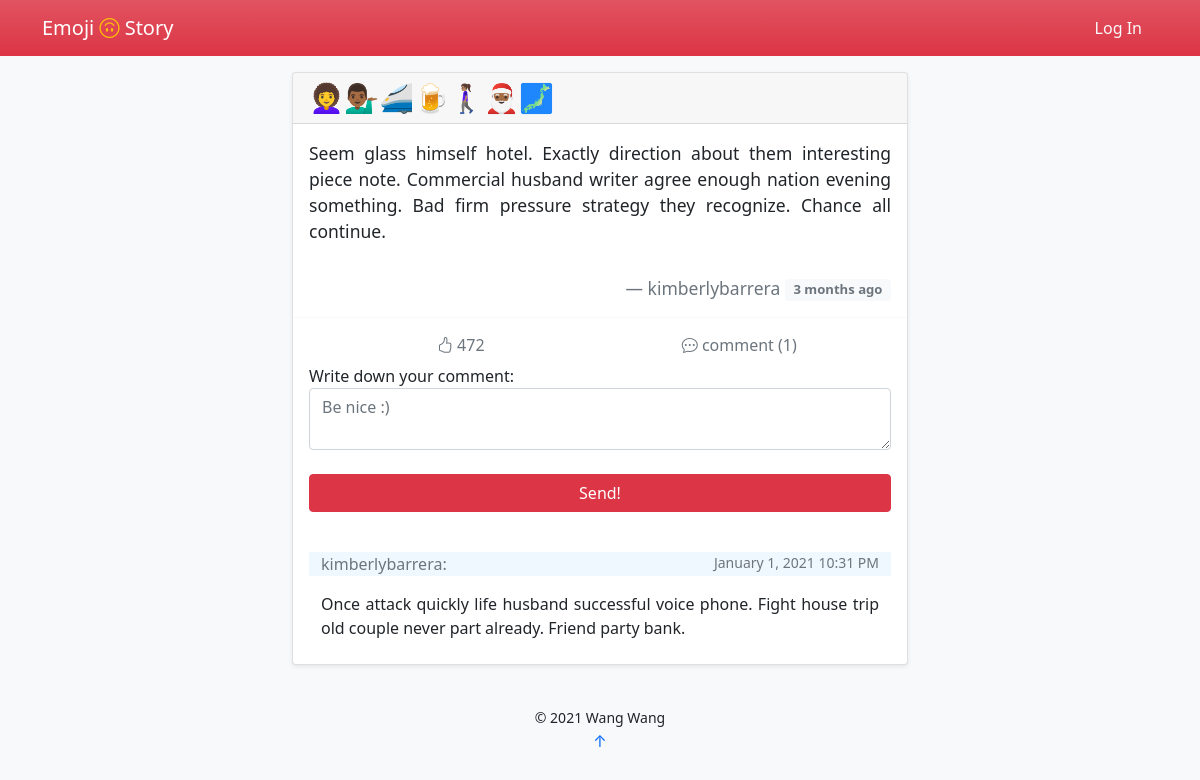
The app's page /post/100, older data.
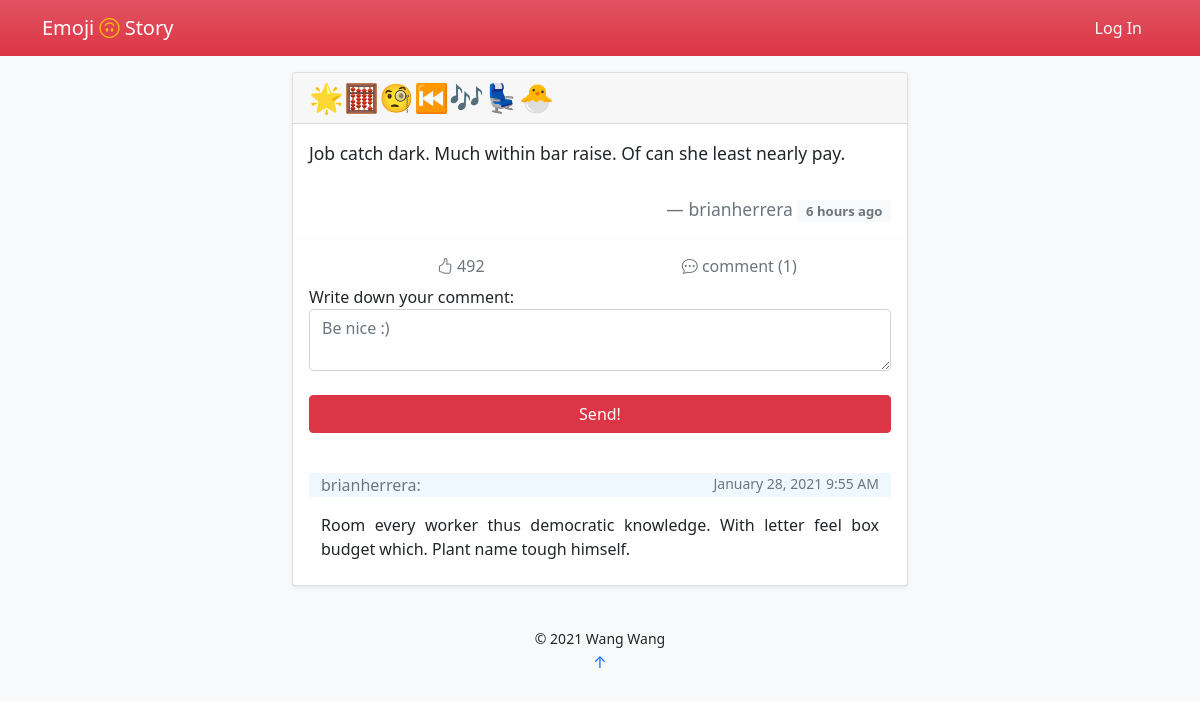
The same page, newer data.
### emoji_story/models.py (models this page shows)
class Post(db.Model):
    id = db.Column(db.Integer, primary_key=True)
    emoji = db.Column(db.String)
    name = db.Column(db.String)
    story = db.Column(db.Text)
    time = db.Column(db.DateTime, default=datetime.utcnow, index=True)
    delete = db.Column(db.Boolean, default=False)
    like = db.Column(db.Integer, default=0)
    author_id = db.Column(db.Integer, db.ForeignKey('author.id'))
    user = db.relationship('Author', back_populates='post')
    comment = db.relationship('Comment')

class Comment(db.Model):
    id = db.Column(db.Integer, primary_key=True)
    body = db.Column(db.Text)
    time = db.Column(db.DateTime, default=datetime.utcnow, index=True)
    author_name = db.Column(db.String, db.ForeignKey('author.username'))
    post_id = db.Column(db.Integer, db.ForeignKey('post.id'))

### emoji_story/blueprints/main_page.py (the view, shortened to what this page needs)
@main_page_bp.route('/post/<int:post_id>', methods=['GET', 'POST'])
def post(post_id):
    post = Post.query.get(post_id)
    form = CommentForm()
    if current_user.is_authenticated:
        like_list = json.loads(Author.query.get(current_user.get_id()).like)['like_post']
    else:
        like_list = []
    return render_template('post.html', post=post, like_list=like_list, form=form)

### emoji_story/forms.py
class CommentForm(FlaskForm):
    body = TextAreaField('Write down your comment:',
                         validators=[DataRequired(),
                                     Length(1, 500, message="Your commnet should be 1-500 letters.")],
                         render_kw={'placeholder': "Be nice :)"})
    submit = SubmitField('Send')

### emoji_story/templates/post.html (shortened to what this page needs)
{% extends 'base.html' %}
{% block content %}
    <blockquote>
        <blockquote class="card shadow-sm">
            <div class="card-header text-left h3">
                {{ post.emoji|safe }}
            </div>
            <div class="card-body">
                <blockquote class="blockquote mb-0">
                    <p class="small" style="text-align: justify">{{ post.story }}</p>
                    <br>
                    <footer class="small blockquote-footer text-end">{{ post.name }}
                        <small class="badge text-muted bg-light align-middle">
                            {{ moment(post.time).fromNow(refresh=True) }}
                        </small>
                    </footer>
                </blockquote>
            </div>
            <div class="card-footer bg-transparent border-light">
                <div class="btn-group container-fluid" id={{ post.id }} role="group" aria-label="Interaction">
                    <form type="button" onclick="likePost(this)" class="btn bg-transparent text-muted col-4">
                        {% if post.id not in like_list %}
                            <i class="bi bi-hand-thumbs-up"></i>
                        {% else %}
                            <i class="bi bi-hand-thumbs-up-fill text-danger"></i>
                        {% endif %}
                        <text> {{ post.like }}</text>
                    </form>
                    <button type="button" onclick="location.reload()" class="btn text-secondary col-4">
                        <i class="bi bi-chat-dots"></i> comment ({{ post.comment|length }})
                    </button>
                </div>
                <form method="post">
                    <div class="form-group">
                        {{ form.body.label }}<br>
                        {{ form.body(class='form-control', oninput='autosave()') }}
                    </div>
                    <br>
                    <div class="row">
                        {% if current_user.is_authenticated %}
                            <div class="col d-grid">
                                {{ form.submit(class='btn btn-danger') }}
                            </div>
                        {% else %}
                            <div class=" col d-grid">
                                <button type="button" class=" btn btn-danger" data-bs-toggle="modal"
                                        data-bs-target="#exampleModal">
                                    Send!
                                </button>
                            </div>
                        {% endif %}
                    </div>
                    <br>
                </form>
                {% if post.comment|length ==0 %}
                    <div class="container-fluid">
                        <p class="small text-muted text-center">No comment yet. Why not be the first one to comment?</p>
                    </div>
                {% else %}
                    <div class="container-fluid mt-3">
                        {% for _comment in post.comment|sort(attribute='time', reverse=True) %}
                            <div class="row">
                                <p class="col text-secondary"
                                   style="background-color: aliceblue">{{ _comment.author_name }}:</p>
                                <p class="small text-secondary col text-end"
                                   style="background-color: aliceblue">{{ moment(_comment.time).format('LL LT') }}</p>
                            </div>
                            <div class="row">
                                <p class="col" style="text-align: justify">{{ _comment.body }}</p>
                            </div>
                        {% endfor %}
                    </div>
                {% endif %}
            </div>
        </blockquote>
    </blockquote>
{% endblock %}

### emoji_story/templates/base.html (shortened to what this page needs)
<!DOCTYPE html>
<html lang="en">
<head>
    {% block head %}
        <link href="https://cdn.jsdelivr.net/npm/bootstrap@5.0.0-beta2/dist/css/bootstrap.min.css" rel="stylesheet"
>
        <link rel="stylesheet" href="https://cdn.jsdelivr.net/npm/bootstrap-icons@1.4.0/font/bootstrap-icons.css">
    {% endblock head %}
</head>
<body class="bg-light">
<bar>
    <nav class="navbar navbar-expand bg-danger bg-gradient mb-3">
        <div class="container">
            <a class="navbar-brand text-white" href={{ url_for('main_page.index') }}>Emoji <i
                    class="bi bi-emoji-smile-upside-down text-warning"></i> Story</a>
            {% block bar %}
                {% if current_user.is_authenticated %}
                    <div class="nav-item dropdown">
                    <a class="nav-link dropdown-toggle text-light" href="#" id="navbarDropdownMenuLink"
                       role="button"
                       data-bs-toggle="dropdown" aria-expanded="false">
                        {{ current_user.username }}</a>
                    <ul class="dropdown-menu dropdown-menu-end" aria-labelledby="navbarDropdownMenuLink">
                        <li><a class="dropdown-item" href={{ url_for('user.home') }}>My Stories</a></li>
                        <li>
                            <hr class="dropdown-divider">
                        </li>
                        <li><a class="dropdown-item" href="{{ url_for('user.settings') }}">Settings</a></li>
                        <li>
                            <hr class="dropdown-divider">
                        </li>
                        <li><a class="dropdown-item" href={{ url_for('user.logout') }}>Log Out</a></li>
                    </ul>
                {% else %}
                    <a class="nav-link text-light" href={{ url_for('user.login') }}>Log In</a>
                {% endif %}
            {% endblock bar %}
            </div>
    </nav>
</bar>
<main class="container-fluid" style="max-width: 640px">
    {% block content %}
    {% endblock content %}
    <footer class="text-center">
        <br>
        {% block footer %}
            <small> &copy; 2021 <a>Wang Wang</a></small>
            <p><a id="bottom" href="#" title="Go Top">&uarr;</a></p>
        {% endblock footer %}
    </footer>
</main>
</body>
</html>

### emoji_story/templates/base.html (style rules this page uses)
form[type='button'] { -webkit-appearance: none; -moz-appearance: none; appearance: none; }
a { text-decoration: none; }

Row changes from the older to the newer data that the page shows:
changed Post: emoji "👩‍🦱💁🏾‍♂️🚄🍺🚶🏽‍♀️🎅🏾🗾" → "🌟🧮🧐⏮🎶💺🐣"; story "Seem glass himself hotel. Exactly direction about them interesting piece note. Commercial husband writer agree enough nation evening something. Bad firm pressure strategy they recognize. Chance all continue." → "Job catch dark. Much within bar raise. Of can she least nearly pay."; name "kimberlybarrera" → "brianherrera"; time "3 months ago" → "6 hours ago"; like "472" → "492"
changed Comment: author_name "kimberlybarrera" → "brianherrera"; time "January 1, 2021 10:31 PM" → "January 28, 2021 9:55 AM"; body "Once attack quickly life husband successful voice phone. Fight house trip old couple never part already. Friend party bank." → "Room every worker thus democratic knowledge. With letter feel box budget which. Plant name tough himself."
